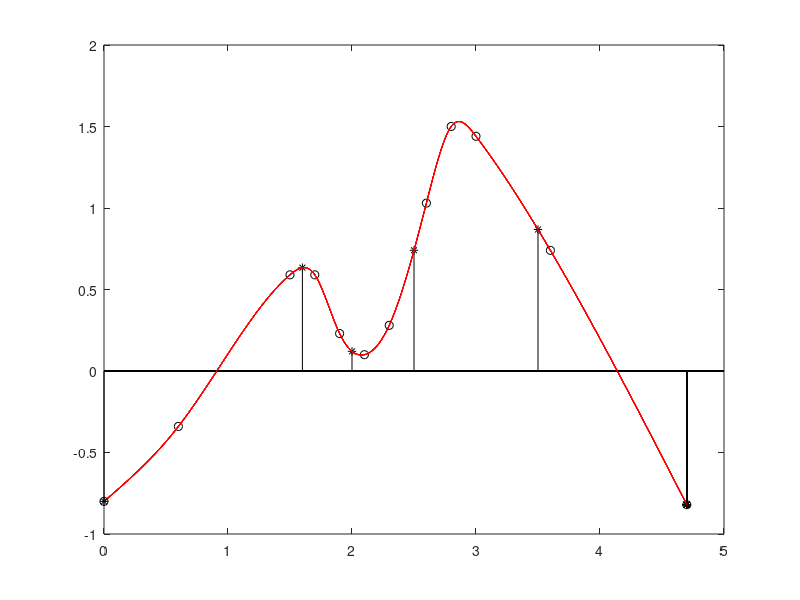

Write the MATLAB code that produced this figure.
    % Find the value of y when x = 2, using natural cubic spline interpolation.
    %
    % x: 0.0   0.6    1.5   1.7   1.9   2.1   2.3   2.6   2.8   3.0   3.6   4.7
    % y: -0.8  -0.34  0.59  0.59  0.23  0.1   0.28  1.03  1.5   1.44  0.74  -0.82

    function cubic
    clc
    clear all
    clf
    x=[0.0 0.6 1.5 1.7 1.9 2.1 2.3 2.6 2.8 3.0 3.6 4.7];
    y=[-0.8 -0.34 0.59 0.59 0.23 0.10 0.28 1.03 1.50 1.44 0.74 -0.82];
    p=[1.6 2 2.5 3.5 4.7 0];
    n=length(x)-1;
    for i=1:n
        k(i)=x(i+1)-x(i);
        m(i)=(y(i+1)-y(i))/k(i);
    end
    for i=1:n-1
        A(i,i)=2*(k(i)+k(i+1));
        b(i)=6*(m(i+1)-m(i));
    end
    for i=2:n-1
        A(i-1,i)=k(i);
        A(i,i-1)=k(i);
    end
    z=(A^(-1))*b' ;
    w(1)=0;
    for i=2:n
        w(i)=z(i-1);
    end
    w(n+1)=0;
    plot(x,y,'ok')
    hold on
    for j=1:length(p)
        for i=1:n
            sx=x(i):.01:x(i+1);
            F=(w(i+1)/(6*k(i)))*(sx-x(i)).^3-(w(i)/(6*k(i)))*(sx-x(i+1)).^3+(y(i+1)/k(i)-w(i+1)*k(i)/6)*(sx-x(i))-(y(i)/k(i)-w(i)*k(i)/6)*(sx-x(i+1));
            plot(sx,F,'r')
            if (p(j)>=x(i)&& p(j)<x(i+1))
                sp(j)=(w(i+1)/(6*k(i)))*(p(j)-x(i))^3-(w(i)/(6*k(i)))*(p(j)-x(i+1))^3+(y(i+1)/k(i)-w(i+1)*k(i)/6)*(p(j)-x(i))-(y(i)/k(i)-w(i)*k(i)/6)*(p(j)-x(i+1));
                stem(p(j),sp(j),'*k');
            elseif(p(j)==x(n+1))
                sp(j)=y(n+1);
                stem(p(j),sp(j),'*k');
            end
        end
    end
    fprintf('interpolating points interpolated values\n');
    for i=1:length(p)
        fprintf( '%11.8f %11.8f \n',p(i),sp(i));
    end
